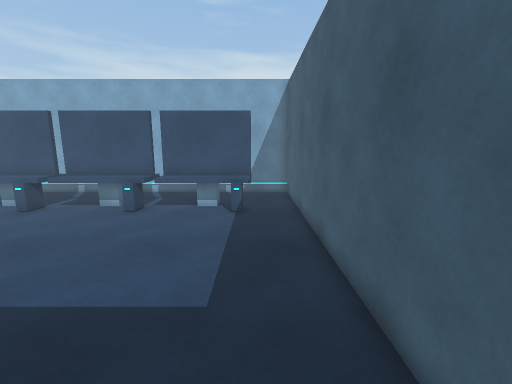
[1] (above)

12 first-person views from a walk through a scene from a Unity 3-D project. The camera is 1.5 m above the floor, tilts 10° down and sees 90° across. The floor is counted in squares, 0.5 m on a side. Each view is taken from the middle of a square. On the plan, view 1 faces up. The plan holds only what a view shows up to about 19 squares ahead; the rest is blank. The player character is not drawn.

[2]
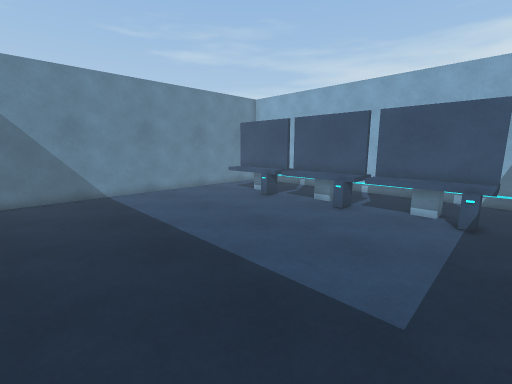

[3]
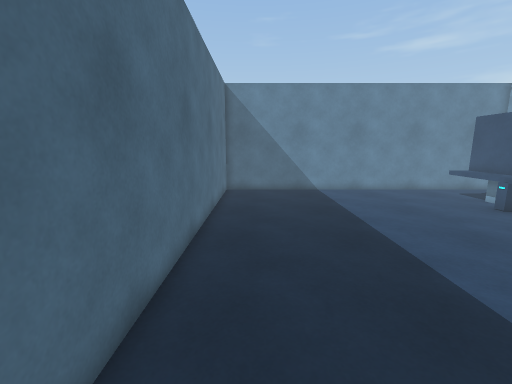

[4]
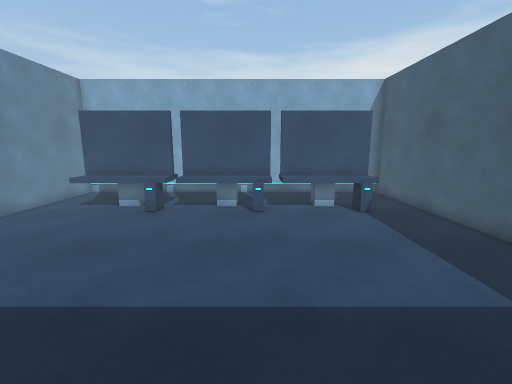

[5]
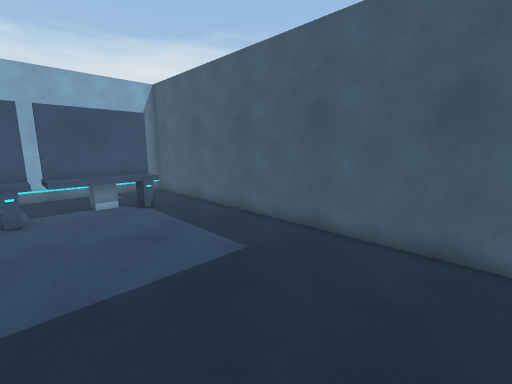

[6]
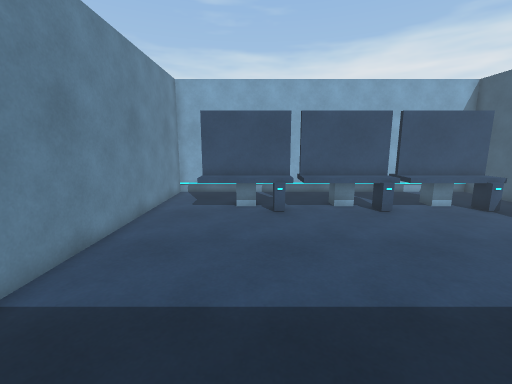

[7]
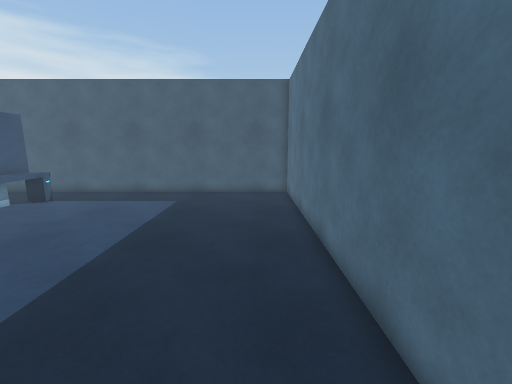

[8]
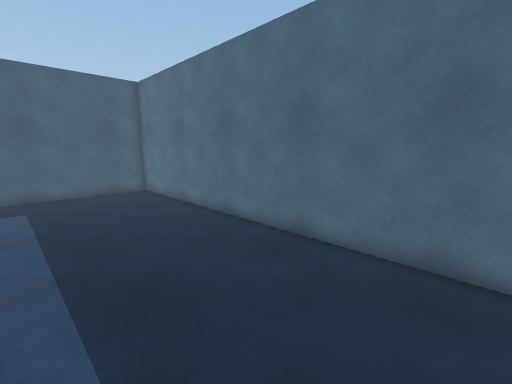

[9]
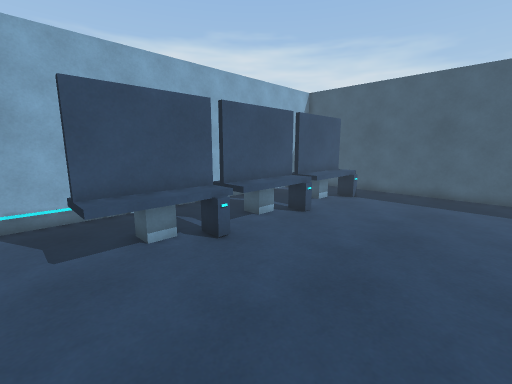

[10]
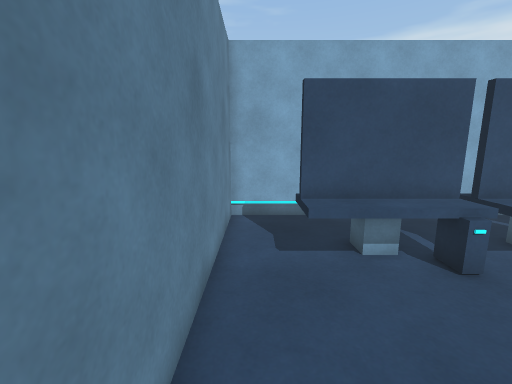

[11]
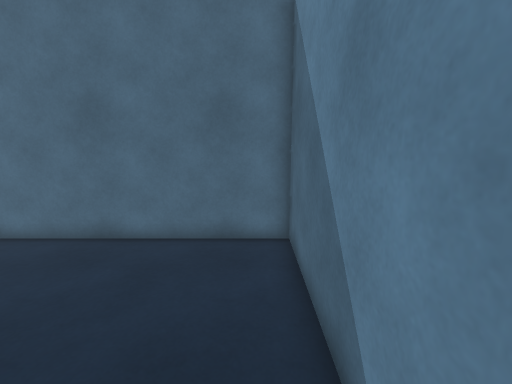

[12]
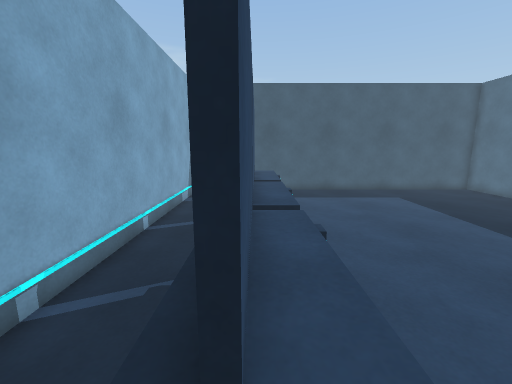

### Floor plan
Key: @ floor where view 1 was taken; # wall or solid block; x gap in a wall; . floor; = window, fence, low wall or low ledge; ^ raised ledge; O other object.
Columns run from 17 left of view 1 to 2 right of it. Each row starts with its distance up from view 1.
 17 ####################
 16 #..................#
 15 #..................#
 14 #.=^^^^x^^^^x^^^^=.#
 13 #.^^^^^^^^^^^^^^^^.#
 12 #.^^^^O^^^^O^^^^O..#
 11 #..................#
 10 #..................#
  9 #..................#
  8 #..................#
  7 #..................#
  6 #..................#
  5 #..................#
  4 #..................#
  3 #..................#
  2 #..................#
  1 #..................#
  0 #................@.#
 -1 #..................#
 -2 ####################

Positions as (right, up) in squares from view 1, and headings:
1: (0, 0), facing up
2: (0, 0), facing up-left
3: (1, 0), facing left
4: (-6, 0), facing up
5: (-6, -1), facing up-right
6: (-12, 0), facing up
7: (-15, 0), facing right
8: (-16, 5), facing down-right
9: (-16, 5), facing up-right
10: (-16, 6), facing up
11: (-16, 6), facing down
12: (-16, 13), facing right
